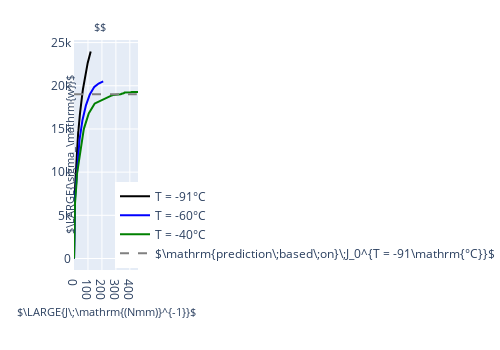

This figure's notebook cell:
### Code cell
# plot
# non-normalised

ylab = r'$\LARGE{\sigma_\mathrm{w}}$'
xlab = r'$\LARGE{J\;\mathrm{(Nmm)}^{-1}}$'
layout['annotations'][1]['text'] = ylab
title = r'$$'
data = []

sw_data_plot = glob_sw_all_corr

for ri, sw_r in enumerate(sw_data_plot):
    sw = sw_r[idxm]
    mi = idxm
   
    x_plot = (gdata_all[ri]['gdata']['jintc']).values[skipped_lines_all[ri]:]
    y_plot = sw # / su_all[ri] 
    

    data.append({
            'x': x_plot,
            'y': np.array(y_plot),   # /mean_corr[ri]
            'name': r'T = ' + str(temps[ri]) + r'°C',
        #             'marker':{'symbol':'circle', 'color': [ri]},
            'line': {'dash': lines[0], 'color': cols[ri], 'width': 2},
             'mode': 'lines',
        })
data.append(
    {
        'x': np.linspace(0, 450),
        'y': sw_data_plot[1][idxm][gdata_all[1]['j0_idx']-skipped_lines_all[1]]  * np.ones(120), # / su_all[1],
        'line': {'dash': lines[1], 'color': 'grey'},
        'name': r'$\mathrm{prediction\;based\;on}\;J_0^{T = -91\mathrm{°C}}$' 
            })


layout = {
    'width': 500,
    'height': 350,
    'xaxis': {
#         'range': [-0.1, 1.1],
        'zeroline': False,
        'showline': True,
        'mirror': 'all',
#         'title': r'$m$',
        'titlefont':{'size': 13}
    },
    'yaxis': {
        'zeroline': False,
        'showline': True,
        'mirror': 'all',
#         'title': '$\sigma_\mathrm{w}/\sigma_\mathrm{f} $ ',
        'titlefont':{'size': 13},

    },
    'annotations':[
    {
        'text':  xlab,
        'x': 0.5,
        'y': -0.22,
        'xref': 'paper',
        'yref': 'paper',
        'showarrow': False,
        'font': {'size': 11},
    },
        {
        'text':  ylab,
        'x': -0.22,
        'y': 0.5,
        'xref': 'paper',
        'yref': 'paper',
        'showarrow': False,
        'font': {'size': 11},
        'textangle': -90
    },
        {
        'text':  title,
        'x': 0.41,
        'y': 1.1,
        'xref': 'paper',
        'yref': 'paper',
        'showarrow': False,
        'font': {'size': 11},
    },
    ],
    'legend':{
        'x': 0.8,
        'y': 0.01,
    },
    
     'margin': {
                'l': 80,
                'r': 20,
                'b': 80,
                't': 40,
#                 'pad': 1
     },

}

layout['showlegend'] = True
f = go.FigureWidget(data,layout)
py.iplot(f)
